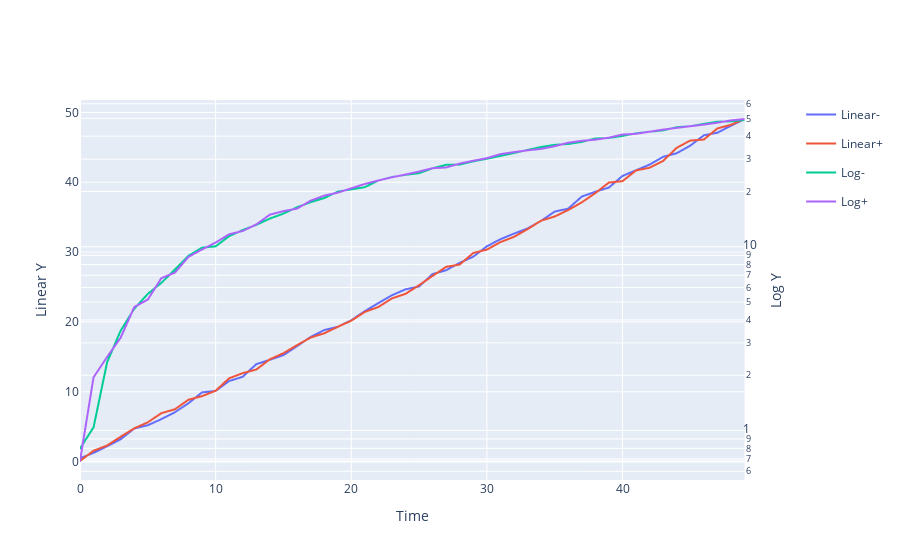

The notebook cell this image was saved under:
### Code cell
import plotly.express as px
from plotly.subplots import make_subplots
import pandas as pd
import numpy as np

# create some data
df = pd.DataFrame()
n = 50
df["Time"] = np.arange(n)
df["Linear-"] = np.arange(n)+np.random.rand(n)
df["Linear+"] = np.arange(n)+np.random.rand(n)
df["Log-"] = np.arange(n)+np.random.rand(n)
df["Log+"] = np.arange(n)+np.random.rand(n)
df.set_index("Time", inplace=True)

subfig = make_subplots(specs=[[{"secondary_y": True}]])

# create two independent figures with px.line each containing data from multiple columns
fig = px.line(df, y=df.filter(regex="Linear").columns, render_mode="webgl",)
fig2 = px.line(df, y=df.filter(regex="Log").columns, render_mode="webgl",)

fig2.update_traces(yaxis="y2")

subfig.add_traces(fig.data + fig2.data)
subfig.layout.xaxis.title="Time"
subfig.layout.yaxis.title="Linear Y"
subfig.layout.yaxis2.type="log"
subfig.layout.yaxis2.title="Log Y"
# recoloring is necessary otherwise lines from fig und fig2 would share each color
# e.g. Linear-, Log- = blue; Linear+, Log+ = red... we don't want this
subfig.for_each_trace(lambda t: t.update(line=dict(color=t.marker.color)))
subfig.show()

### Figure 1 — Plotly figure (JSON) as saved in the notebook; plotly's stock layout.template omitted (floating-point values rounded to 4 significant figures)
{"data": [{"hovertemplate": "variable=Linear-<br>Time=%{x}<br>value=%{y}<extra></extra>", "legendgroup": "Linear-", "line": {"dash": "solid"}, "mode": "lines", "name": "Linear-", "showlegend": true, "type": "scattergl", "x": [0, 1, 2, 3, 4, 5, 6, 7, 8, 9, 10, 11, 12, 13, 14, 15, 16, 17, 18, 19, 20, 21, 22, 23, 24, 25, 26, 27, 28, 29, 30, 31, 32, 33, 34, 35, 36, 37, 38, 39, 40, 41, 42, 43, 44, 45, 46, 47, 48, 49], "xaxis": "x", "y": [0.4804, 1.253, 2.203, 3.202, 4.744, 5.206, 6.08, 7.074, 8.362, 9.913, 10.12, 11.54, 12.14, 13.95, 14.58, 15.25, 16.52, 17.84, 18.83, 19.3, 20.23, 21.54, 22.7, 23.82, 24.66, 25.07, 26.85, 27.4, 28.47, 29.34, 30.82, 31.84, 32.64, 33.38, 34.47, 35.8, 36.22, 37.95, 38.64, 39.24, 40.9, 41.72, 42.52, 43.64, 44.15, 45.24, 46.72, 47.09, 48.08, 49.03], "yaxis": "y"}, {"hovertemplate": "variable=Linear+<br>Time=%{x}<br>value=%{y}<extra></extra>", "legendgroup": "Linear+", "line": {"dash": "solid"}, "mode": "lines", "name": "Linear+", "showlegend": true, "type": "scattergl", "x": [0, 1, 2, 3, 4, 5, 6, 7, 8, 9, 10, 11, 12, 13, 14, 15, 16, 17, 18, 19, 20, 21, 22, 23, 24, 25, 26, 27, 28, 29, 30, 31, 32, 33, 34, 35, 36, 37, 38, 39, 40, 41, 42, 43, 44, 45, 46, 47, 48, 49], "xaxis": "x", "y": [0.08668, 1.56, 2.306, 3.567, 4.763, 5.626, 6.936, 7.494, 8.863, 9.372, 10.14, 11.93, 12.67, 13.18, 14.64, 15.52, 16.67, 17.76, 18.36, 19.29, 20.17, 21.43, 22.14, 23.37, 24.01, 25.26, 26.59, 27.88, 28.22, 29.87, 30.35, 31.43, 32.18, 33.28, 34.49, 35.09, 36.02, 37.12, 38.45, 39.95, 40.15, 41.69, 42.07, 43.05, 44.93, 45.97, 46.11, 47.7, 48.23, 49.05], "yaxis": "y"}, {"hovertemplate": "variable=Log-<br>Time=%{x}<br>value=%{y}<extra></extra>", "legendgroup": "Log-", "line": {"dash": "solid"}, "mode": "lines", "name": "Log-", "showlegend": true, "type": "scattergl", "x": [0, 1, 2, 3, 4, 5, 6, 7, 8, 9, 10, 11, 12, 13, 14, 15, 16, 17, 18, 19, 20, 21, 22, 23, 24, 25, 26, 27, 28, 29, 30, 31, 32, 33, 34, 35, 36, 37, 38, 39, 40, 41, 42, 43, 44, 45, 46, 47, 48, 49], "xaxis": "x", "y": [0.7982, 1.042, 2.354, 3.496, 4.599, 5.543, 6.363, 7.516, 8.941, 9.891, 10.06, 11.43, 12.34, 13.16, 14.24, 15.16, 16.42, 17.48, 18.4, 19.97, 20.53, 21.1, 22.95, 23.96, 24.64, 25.15, 26.74, 27.95, 28.01, 29.17, 30.13, 31.23, 32.39, 33.65, 34.92, 35.9, 36.26, 37.21, 38.83, 39.09, 40.14, 41.43, 42.29, 43.02, 44.73, 45.31, 46.65, 47.91, 48.14, 49.05], "yaxis": "y2"}, {"hovertemplate": "variable=Log+<br>Time=%{x}<br>value=%{y}<extra></extra>", "legendgroup": "Log+", "line": {"dash": "solid"}, "mode": "lines", "name": "Log+", "showlegend": true, "type": "scattergl", "x": [0, 1, 2, 3, 4, 5, 6, 7, 8, 9, 10, 11, 12, 13, 14, 15, 16, 17, 18, 19, 20, 21, 22, 23, 24, 25, 26, 27, 28, 29, 30, 31, 32, 33, 34, 35, 36, 37, 38, 39, 40, 41, 42, 43, 44, 45, 46, 47, 48, 49], "xaxis": "x", "y": [0.6828, 1.948, 2.517, 3.203, 4.701, 5.161, 6.751, 7.234, 8.821, 9.672, 10.55, 11.7, 12.19, 13.24, 14.95, 15.64, 16.12, 17.81, 18.97, 19.7, 20.81, 21.97, 22.96, 23.89, 24.73, 25.67, 26.78, 27.02, 28.38, 29.41, 30.36, 31.93, 32.75, 33.5, 34.1, 35.29, 36.82, 37.7, 38.28, 39.25, 40.82, 41.2, 42.3, 43.43, 44.37, 45.31, 46.23, 47.34, 48.74, 49.6], "yaxis": "y2"}], "layout": {"xaxis": {"anchor": "y", "domain": [0, 0.94], "title": {"text": "Time"}}, "yaxis": {"anchor": "x", "domain": [0, 1], "title": {"text": "Linear Y"}}, "yaxis2": {"anchor": "x", "overlaying": "y", "side": "right", "title": {"text": "Log Y"}, "type": "log"}}}
